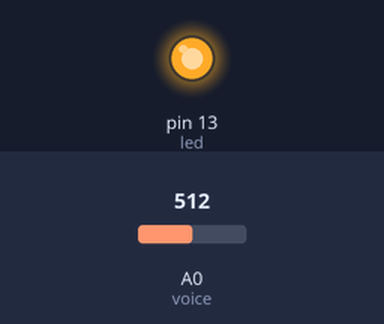
A sketch run on a simulated Arduino Uno, built with avr-gcc and run on an emulated ATmega328P. Shown: output pins drawn as LEDs (lit = HIGH). The inputs (shaded band) are chosen by the test bench; at power-on: A0 (voice) = 512. What the sketch prints to the serial monitor is not drawn.

Above: at 1.3 s.
1.4 s: A0 (voice) set to 54
2.9 s: A0 (voice) set to 45
At 4.2 s:
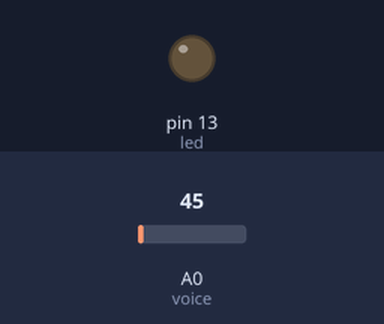
4.5 s: A0 (voice) set to 122
At 5.4 s:
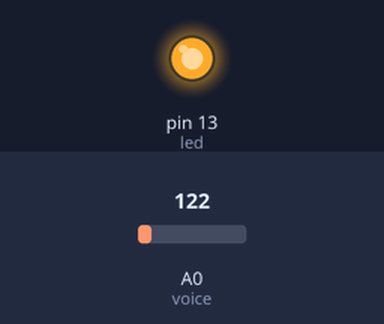
6.0 s: A0 (voice) set to 40
At 6.6 s:
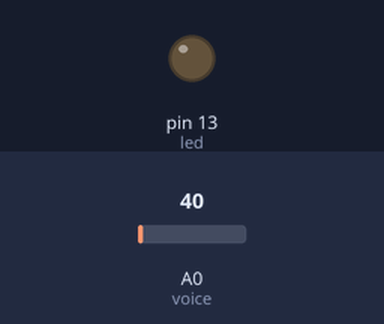
Timing chart, 0 to 8.5 s (numbered marks = the images above; inputs shaded):
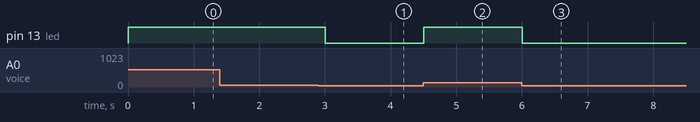

The sketch:

voice_sensory.ino
```cpp
#define voice A0
#define led 13
int val=0;

void setup() {
  // put your setup code here, to run once:
  pinMode(voice,INPUT);
  pinMode(led,OUTPUT);

  digitalWrite(led,LOW);
  Serial.begin(9600);
}

void loop() {
  // put your main code here, to run repeatedly:
  val=analogRead(voice);
  Serial.print(val);
  if(val>=50){
    digitalWrite(led,HIGH);
    delay(500);
    }
   else{
     digitalWrite(led,LOW);
    }
}
```

Measured:
- the behaviour switches between 50 and 49 on A0 (voice) (found by bisection; images 0 and 1)
- after the input at 1.4 s, every drawn part: stays the same
- after the input at 2.9 s, pin 13 (led): HIGH → LOW after 0.10 s
- after the input at 4.5 s, pin 13 (led): LOW → HIGH at once
- after the input at 6.0 s, pin 13 (led): HIGH → LOW at once
